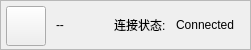
           <widget class="QFrame" name="frameTKTMeshTitle">
            <property name="minimumSize">
             <size>
              <width>0</width>
              <height>50</height>
             </size>
            </property>
            <property name="maximumSize">
             <size>
              <width>16777215</width>
              <height>50</height>
             </size>
            </property>
            <property name="frameShape">
             <enum>QFrame::StyledPanel</enum>
            </property>
            <property name="frameShadow">
             <enum>QFrame::Raised</enum>
            </property>
            <layout class="QHBoxLayout" name="horizontalLayout_2">
             <property name="spacing">
              <number>10</number>
             </property>
             <property name="leftMargin">
              <number>5</number>
             </property>
             <property name="topMargin">
              <number>5</number>
             </property>
             <property name="rightMargin">
              <number>15</number>
             </property>
             <property name="bottomMargin">
              <number>5</number>
             </property>
             <item>
              <widget class="QPushButton" name="buttonTKTMeshClose">
               <property name="sizePolicy">
                <sizepolicy hsizetype="Minimum" vsizetype="Expanding">
                 <horstretch>0</horstretch>
                 <verstretch>0</verstretch>
                </sizepolicy>
               </property>
               <property name="minimumSize">
                <size>
                 <width>40</width>
                 <height>40</height>
                </size>
               </property>
               <property name="maximumSize">
                <size>
                 <width>40</width>
                 <height>40</height>
                </size>
               </property>
               <property name="text">
                <string/>
               </property>
              </widget>
             </item>
             <item>
              <widget class="QLabel" name="labelTKTMeshTitle">
               <property name="sizePolicy">
                <sizepolicy hsizetype="Preferred" vsizetype="Preferred">
                 <horstretch>0</horstretch>
                 <verstretch>0</verstretch>
                </sizepolicy>
               </property>
               <property name="text">
                <string>--</string>
               </property>
              </widget>
             </item>
             <item>
              <spacer name="horizontalSpacer_6">
               <property name="orientation">
                <enum>Qt::Horizontal</enum>
               </property>
               <property name="sizeHint" stdset="0">
                <size>
                 <width>40</width>
                 <height>20</height>
                </size>
               </property>
              </spacer>
             </item>
             <item>
              <widget class="QLabel" name="label_18">
               <property name="text">
                <string>连接状态:</string>
               </property>
              </widget>
             </item>
             <item>
              <widget class="QLabel" name="labelConnectionStatus">
               <property name="text">
                <string>Connected</string>
               </property>
              </widget>
             </item>
            </layout>
           </widget>
